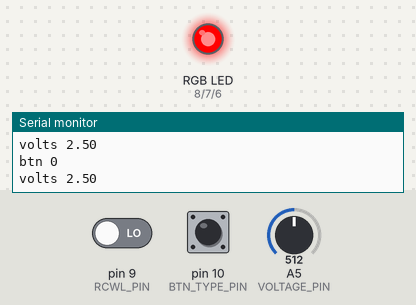
Bench run of a sketch on a simulated Arduino Uno, built with avr-gcc and run on an emulated ATmega328P. On the bench: an RGB LED mixed from three pins (HIGH = lit), the last lines printed to the serial monitor. The test bench sets the inputs (shaded band); at power-on: pin 10 (BTN_TYPE_PIN) LOW, A5 (VOLTAGE_PIN) = 512, pin 9 (RCWL_PIN) LOW.

Above: at 1.2 s.
1.3 s: pin 10 (BTN_TYPE_PIN) pulled HIGH for 0.15 s
At 1.37 s:
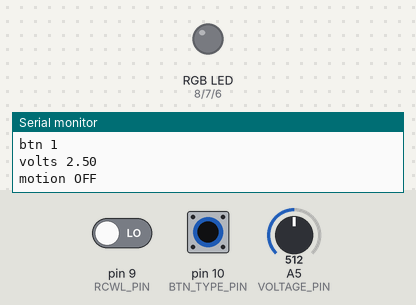
2.9 s: A5 (VOLTAGE_PIN) set to 684
4.4 s: A5 (VOLTAGE_PIN) set to 710
At 5.3 s:
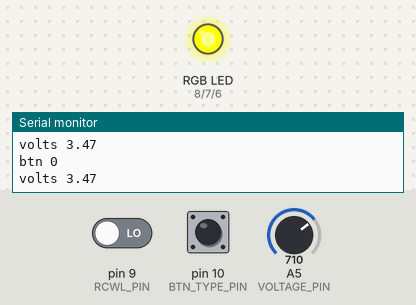
5.9 s: A5 (VOLTAGE_PIN) set to 764
7.4 s: A5 (VOLTAGE_PIN) set to 796
At 7.8 s:
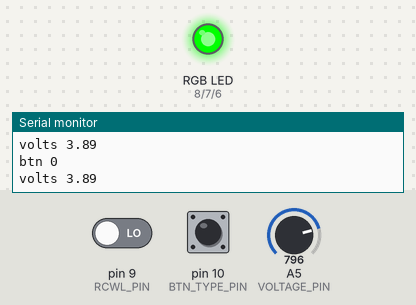
8.9 s: A5 (VOLTAGE_PIN) set to 716
At 9.9 s:
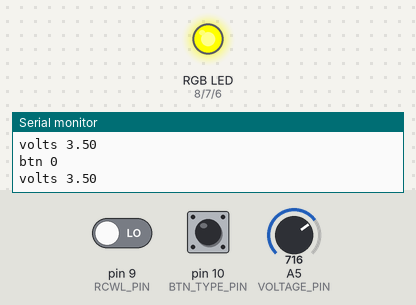
Timing chart, 0 to 11.4 s (numbered marks = the images above; inputs shaded):
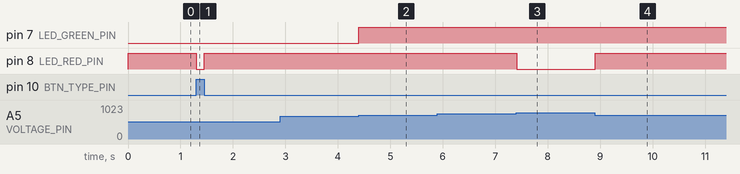

The sketch:

Feedback.ino
```cpp
/*
  Echo Powerbank — Anomaly Detector (STALKER)
  Firmware v1.0
  Author: B-ton

  Description:
    This firmware controls two operating modes:
    1) Motion detection using RCWL‑0516
    2) Battery voltage monitoring using analog input

    RGB LED indicates motion or battery level.
    Buzzer provides audible feedback in detection mode.
*/

// --- Pin Definitions ---
const uint8_t BTN_TYPE_PIN  = 10;   // Mode switch
const uint8_t LED_RED_PIN   = 8;    // RGB Red
const uint8_t LED_GREEN_PIN = 7;    // RGB Green
const uint8_t LED_BLUE_PIN  = 6;    // RGB Blue
const uint8_t VOLTAGE_PIN   = A5;   // Battery voltage sense
const uint8_t RCWL_PIN      = 9;    // Motion sensor
const uint8_t BUZZER_PIN    = 2;    // Buzzer

float voltage;
float volts;

void setup() {
  Serial.begin(115200);

  pinMode(RCWL_PIN, INPUT);
  pinMode(BTN_TYPE_PIN, INPUT);

  pinMode(LED_RED_PIN, OUTPUT);
  pinMode(LED_GREEN_PIN, OUTPUT);
  pinMode(LED_BLUE_PIN, OUTPUT);

  pinMode(BUZZER_PIN, OUTPUT);
}

void loop() {
  int motion = digitalRead(RCWL_PIN);
  int btnTypeState = digitalRead(BTN_TYPE_PIN);

  voltage = analogRead(VOLTAGE_PIN);
  volts = voltage / 1023.0 * 5.0;

  Serial.println("btn " + String(btnTypeState));
  Serial.println("volts " + String(volts));

  // --- Mode 1: Motion Detection ---
  if (btnTypeState == HIGH) {
    if (motion == HIGH) {
      Serial.println("motion ON");

      digitalWrite(LED_RED_PIN, LOW);
      digitalWrite(LED_GREEN_PIN, LOW);
      digitalWrite(LED_BLUE_PIN, HIGH);

      tone(BUZZER_PIN, 4000, 10);
    } else {
      Serial.println("motion OFF");

      digitalWrite(LED_RED_PIN, LOW);
      digitalWrite(LED_GREEN_PIN, LOW);
      digitalWrite(LED_BLUE_PIN, LOW);

      noTone(BUZZER_PIN);
    }
  }

  // --- Mode 2: Battery Level ---
  else {
    if (volts < 3.4) {
      digitalWrite(LED_RED_PIN, HIGH);
      digitalWrite(LED_GREEN_PIN, LOW);
      digitalWrite(LED_BLUE_PIN, LOW);
    } else if (volts >= 3.4 && volts < 3.8) {
      digitalWrite(LED_RED_PIN, HIGH);
      digitalWrite(LED_GREEN_PIN, HIGH);
      digitalWrite(LED_BLUE_PIN, LOW);
    } else {
      digitalWrite(LED_RED_PIN, LOW);
      digitalWrite(LED_GREEN_PIN, HIGH);
      digitalWrite(LED_BLUE_PIN, LOW);
    }
  }

  delay(10);
}
```

Measured:
- the behaviour switches between 695 and 696 on A5 (VOLTAGE_PIN) (found by bisection; images 1 and 2)
- the behaviour switches between 777 and 778 on A5 (VOLTAGE_PIN) (found by bisection; images 2 and 3)
- after the input at 1.3 s, pin 8 (LED_RED_PIN): HIGH → LOW at once, → HIGH 0.15 s later
- after the input at 4.4 s, pin 7 (LED_GREEN_PIN): LOW → HIGH at once
- after the input at 7.4 s, pin 8 (LED_RED_PIN): HIGH → LOW at once
- after the input at 8.9 s, pin 8 (LED_RED_PIN): LOW → HIGH at once
